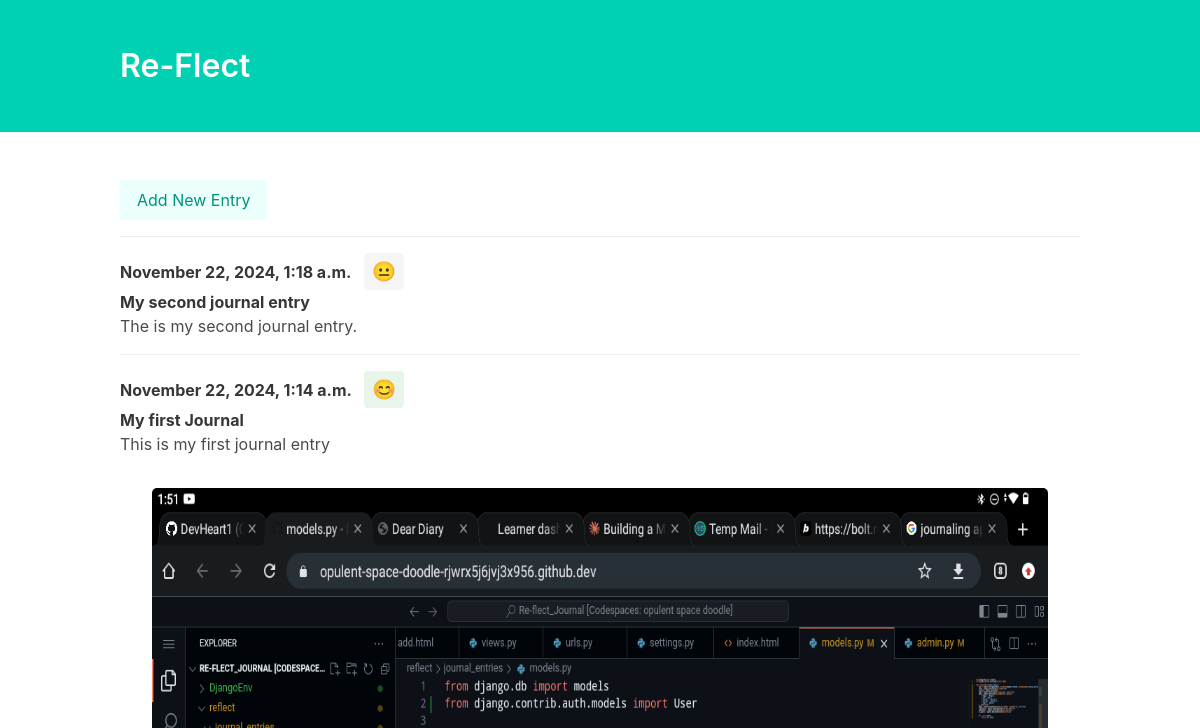
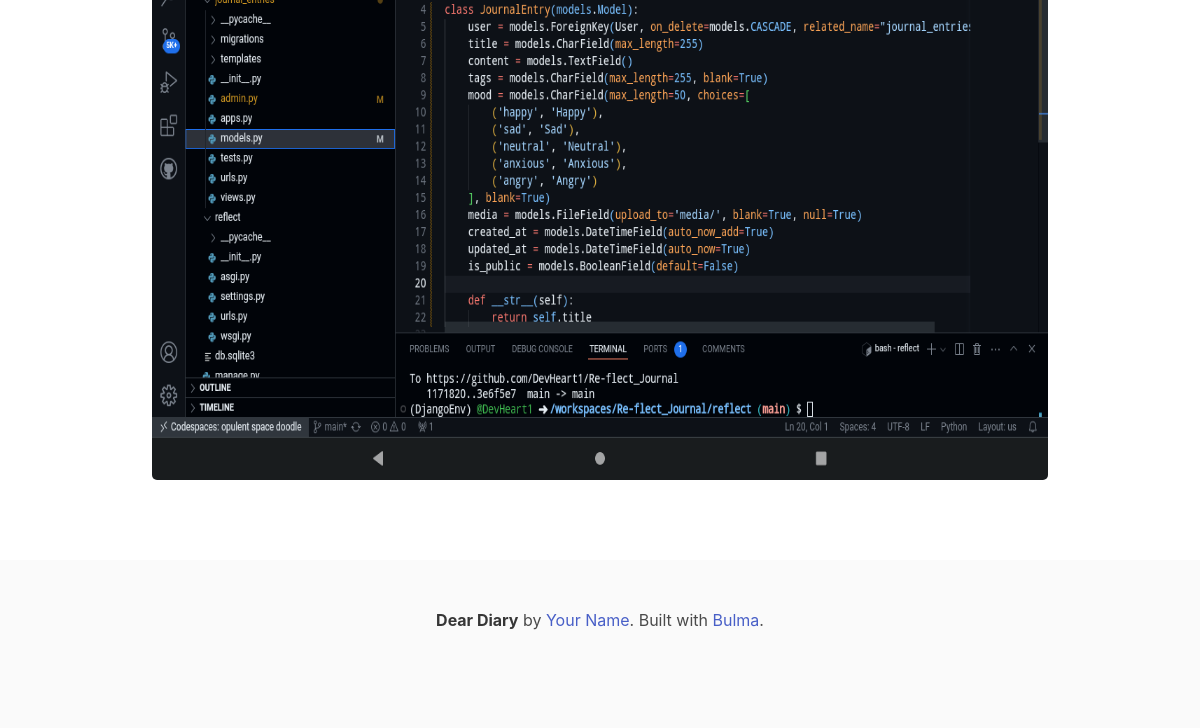
The app's page /, older data (2 pictures, top to bottom).
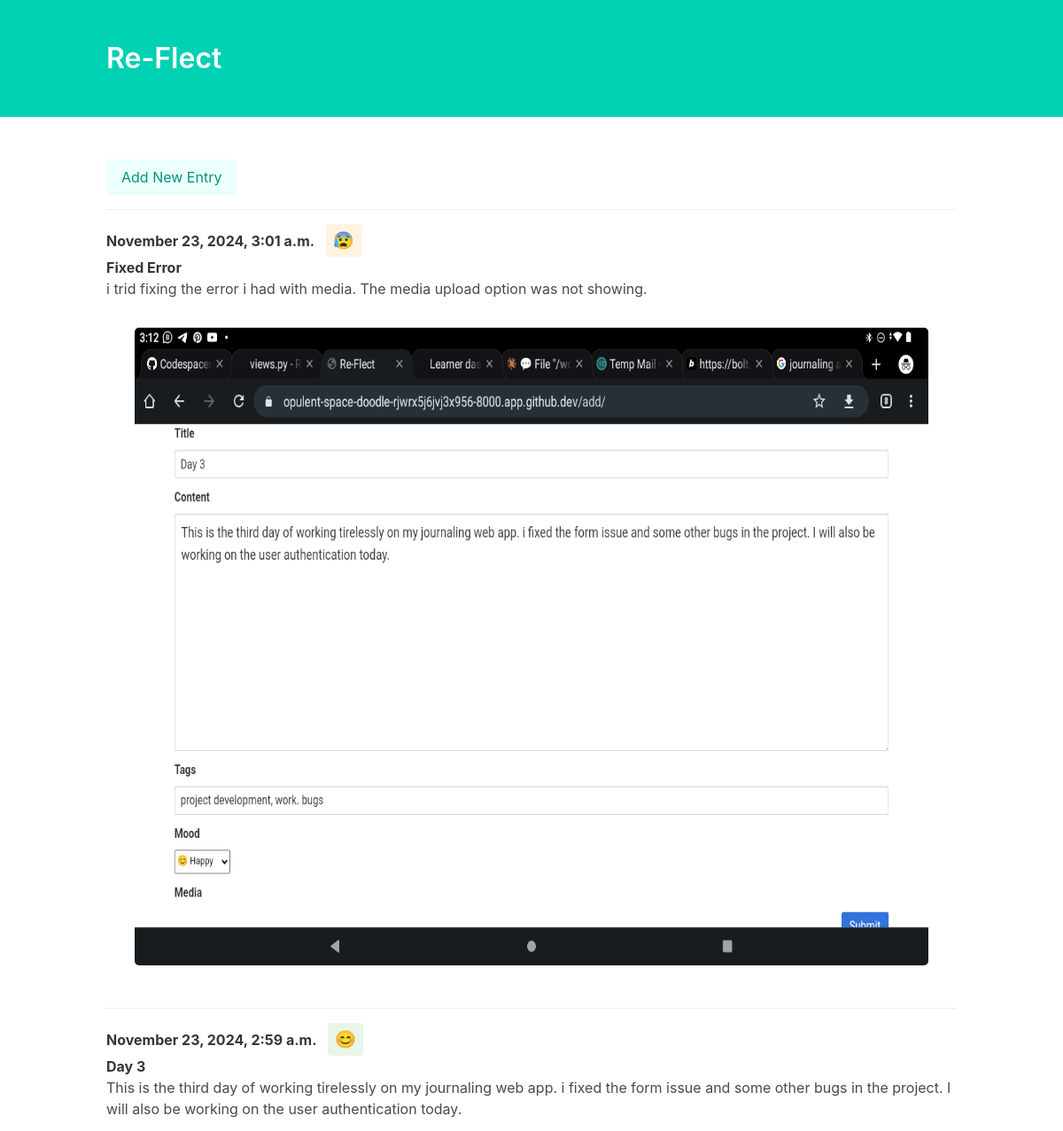
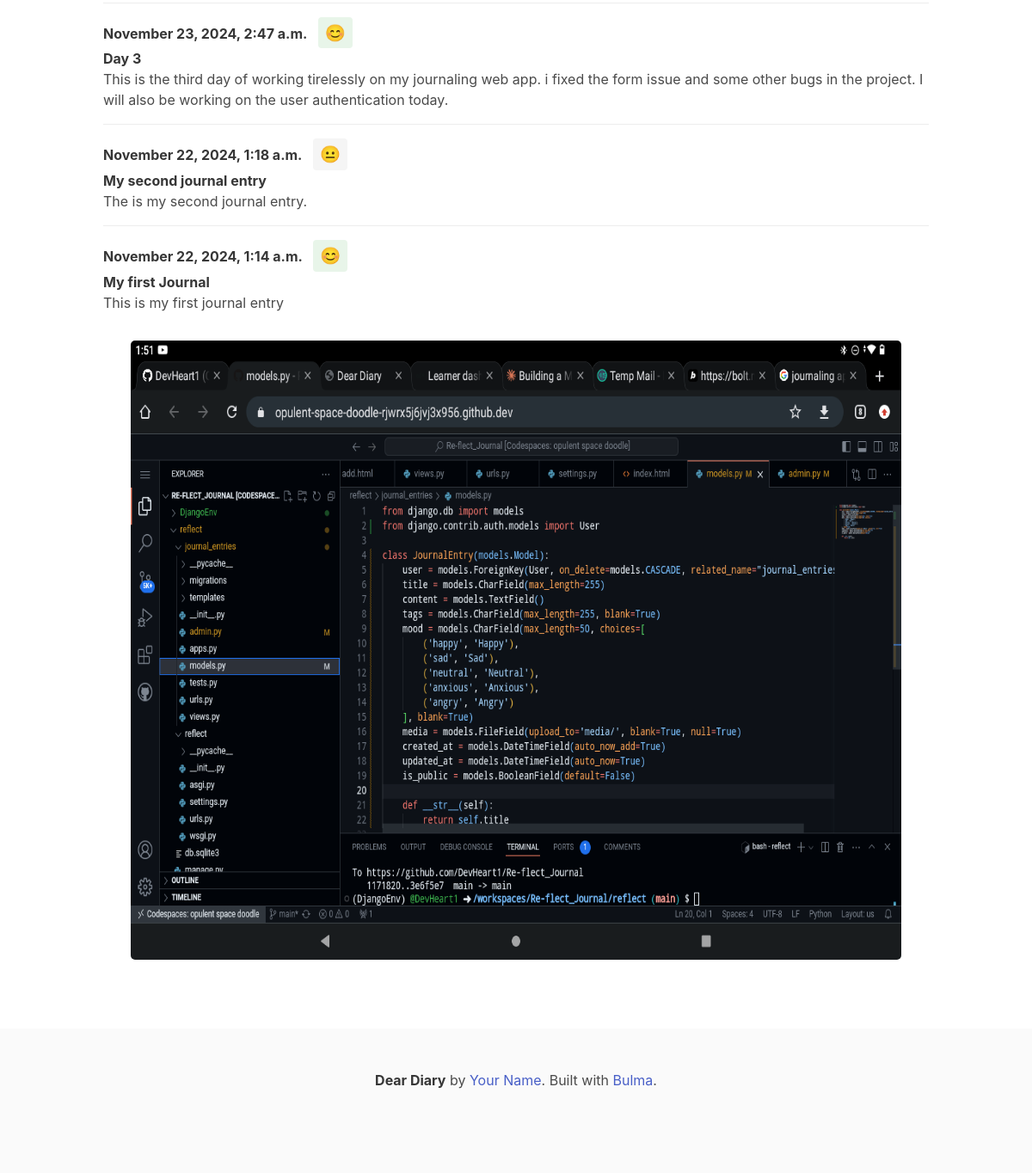
The same page, newer data (2 pictures, top to bottom).
### journal_entries/models.py (models this page shows, shortened)
class JournalEntry(models.Model):
    user = models.ForeignKey(User, on_delete=models.CASCADE, related_name="journal_entries")
    title = models.CharField(max_length=255)
    content = models.TextField()
    tags = models.CharField(max_length=255, blank=True)
    mood = models.CharField(max_length=50, choices=[
        ('happy', '😊 Happy'),
        ('sad', '😢 Sad'),
        ('neutral', '😐 Neutral'),
        ('anxious', '😰 Anxious'),
        ('angry', '😠 Angry')
    ], blank=True)
    media = models.FileField(upload_to='media/', blank=True, null=True)
    created_at = models.DateTimeField(auto_now_add=True)
    updated_at = models.DateTimeField(auto_now=True)
    is_public = models.BooleanField(default=False)

### journal_entries/views.py (the view)
# urls.py: path("", views.index, name='home'),
def index (request):
    entries = JournalEntry.objects.order_by('-created_at')
    context = {'entries': entries}
    return render (request, 'journal_entries/index.html', context)

### journal_entries/templates/journal_entries/index.html (shortened to what this page needs)
<!DOCTYPE html>
<html lang="en">
<head>
    <link rel="stylesheet" href="https://cdnjs.cloudflare.com/ajax/libs/bulma/0.6.2/css/bulma.min.css" />
</head>
<body>
    <section class="hero is-primary">
        <div class="hero-body">
            <div class="container">
                <h1 class="title">
                    Re-Flect
                </h1>
            </div>
        </div>
    </section>
    <section class="section">
        <div class="container">
            <article class="media">
                <div class="media-content">
                    <div class="content">
                        <a href="{% url 'add' %}" class="button is-primary is-light">
                            Add New Entry
                        </a>
                    </div>
                </div>
            </article>
            {% for entry in entries %}
            <article class="media">
                <div class="media-content">
                    <div class="content">
                        <p>
                            <strong>{{ entry.created_at|date:"F j, Y, g:i a" }}</strong>
                            <span class="mood-badge" data-mood="{{ entry.mood }}">
                                {% if entry.mood == 'happy' %}😊
                                {% elif entry.mood == 'sad' %}😢
                                {% elif entry.mood == 'neutral' %}😐
                                {% elif entry.mood == 'anxious' %}😰
                                {% elif entry.mood == 'angry' %}😠
                                {% endif %}
                            </span><br>
                            <strong>{{ entry.title }}</strong><br>
                            {{ entry.content|linebreaksbr }}
                            {% if entry.media %}
                            <br>
                            <figure class="image is-4by3">
                                <img src="{{ entry.media.url }}" alt="Attached media for {{ entry.title }}">
                            </figure>
                            {% endif %}
                        </p>
                    </div>
                </div>
            </article>
            {% endfor %}
        </div>
    </section>
    <footer class="footer">
        <div class="content has-text-centered">
            <p>
                <strong>Dear Diary</strong> by <a href="#">Your Name</a>. Built with <a href="https://bulma.io/">Bulma</a>.
            </p>
        </div>
    </footer>
</body>
</html>

### journal_entries/templates/journal_entries/index.html (style rules this page uses)
.mood-badge { display: inline-block; padding: 4px 8px; border-radius: 4px; margin-left: 8px; font-size: 1.2rem; }
.mood-badge[data-mood="happy"] { background-color: #e8f5e9; }
.mood-badge[data-mood="neutral"] { background-color: #f5f5f5; }
.mood-badge[data-mood="anxious"] { background-color: #fff3e0; }
figure.image { margin-top: 15px; max-width: 100%; }
img { display: block; max-width: 100%; height: auto; border-radius: 5px; }

Row changes from the older to the newer data that the page shows:
added JournalEntry: created_at "November 23, 2024, 3:01 a.m.", title "Fixed Error", content "i trid fixing the error i had with media. The media upload option was not showing.", media (picture), mood "anxious" (drawn)
added JournalEntry: created_at "November 23, 2024, 2:59 a.m.", title "Day 3", content "This is the third day of working tirelessly on my journaling web app. i fixed the form issue and some other bugs in the project. I will also be working on the user authentication today."
added JournalEntry: created_at "November 23, 2024, 2:47 a.m.", title "Day 3", content "This is the third day of working tirelessly on my journaling web app. i fixed the form issue and some other bugs in the project. I will also be working on the user authentication today."
